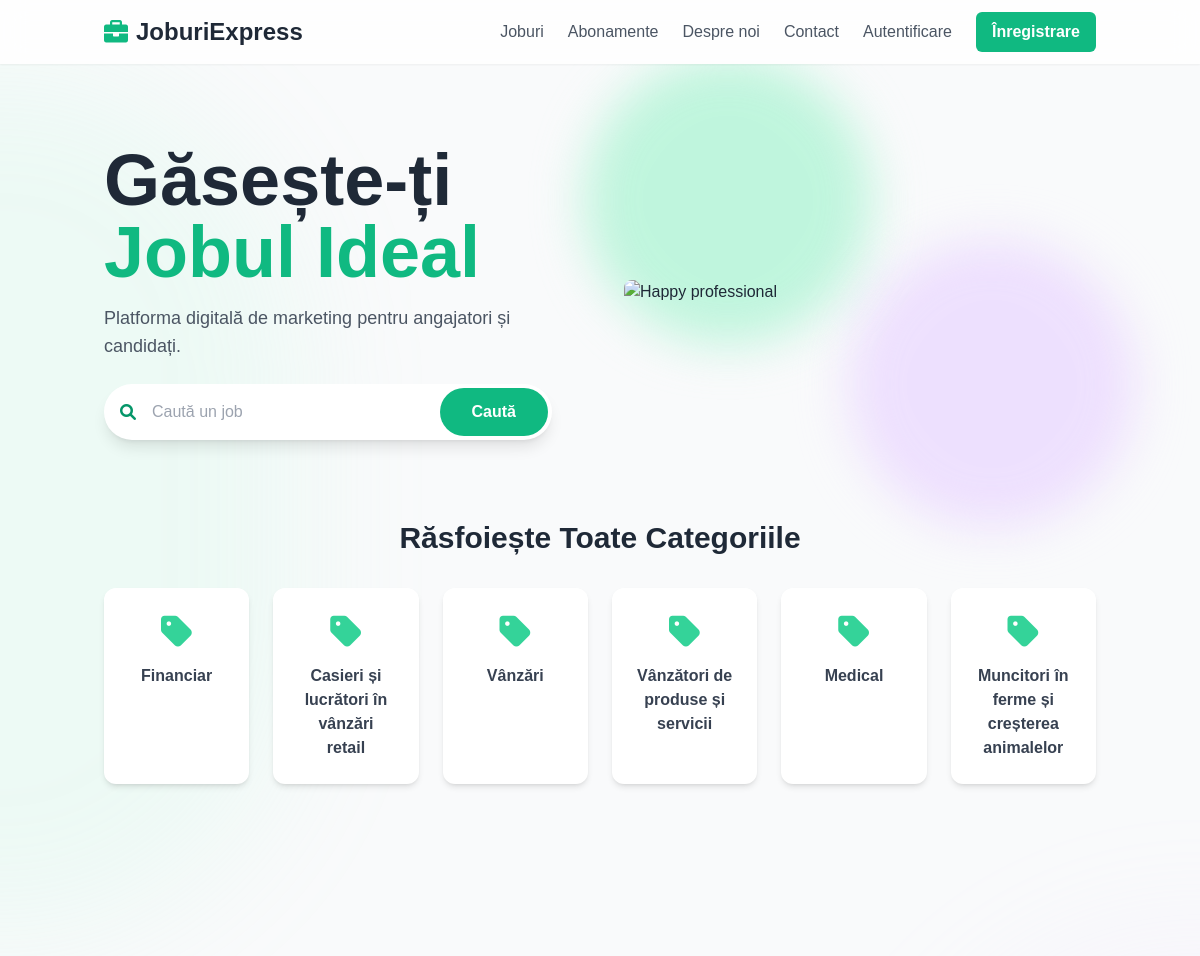
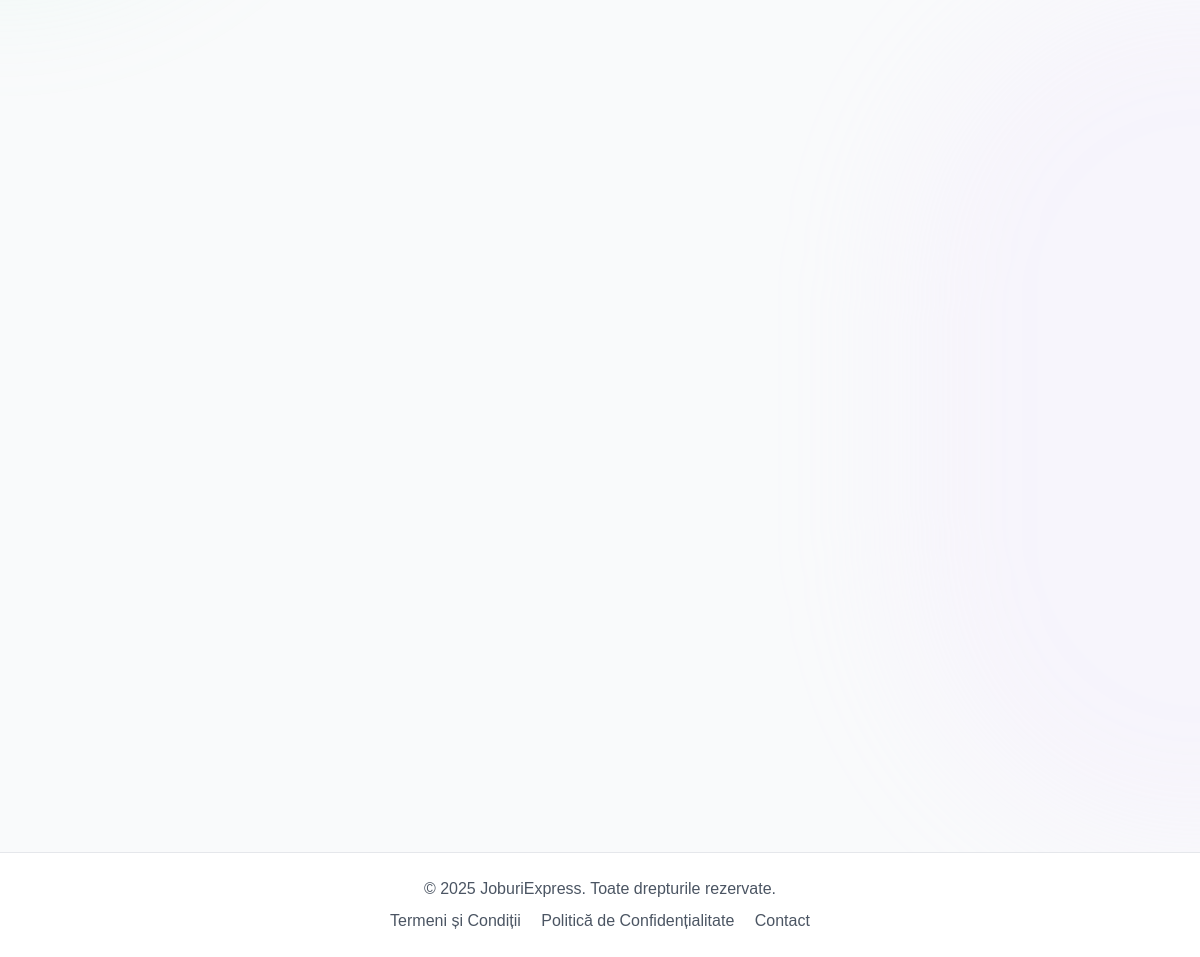
The page / on the database its author committed (2 pictures, top to bottom).
### jobs/models.py (models this page shows, shortened)
class Category(models.Model):
    name = models.CharField(max_length=100, unique=True)
    slug = models.SlugField(max_length=120, unique=True, blank=True)
    class Meta:
        verbose_name_plural = "Categories"
        ordering = ['name']

### core/views.py (the view)
# urls.py: path('', views.HomeView.as_view(), name='home'),
class HomeView(TemplateView):
    template_name = "core/home.html"
    def get_context_data(self, **kwargs):
        context = super().get_context_data(**kwargs)
        context['categories'] = Category.objects.order_by('?')[:6]
        context['recent_jobs'] = Job.objects.filter(is_published=True).select_related(
            'company', 'category', 'company__companyprofile'
        ).order_by('-created_at')[:4] # Limit to 4 recent jobs
        return context

### templates/core/home.html (shortened to what this page needs)
{% extends 'base.html' %}
{% load static %}
{% block content %}
<div class="relative overflow-hidden">
    <div class="absolute top-0 -left-1/4 w-1/2 h-1/2 bg-emerald-200/30 rounded-full filter blur-3xl opacity-50 animate-pulse"></div>
    <div class="absolute bottom-0 -right-1/4 w-1/2 h-1/2 bg-purple-200/30 rounded-full filter blur-3xl opacity-50 animate-pulse-delay"></div>
    <div class="container mx-auto px-4 py-8 relative z-10">
        <div class="grid md:grid-cols-2 gap-12 items-center mb-20 pt-12">
            <div class="text-left">
                <h1 class="text-5xl md:text-7xl font-bold text-gray-800 mb-4 leading-tight">Găsește-ți <br><span class="text-emerald-500" id="typewriter"></span></h1>
                <p class="text-lg text-gray-600 max-w-md mb-6">Platforma digitală de marketing pentru angajatori și candidați.</p>
                <form action="{% url 'jobs:job_list' %}" method="get" class="flex items-center bg-white rounded-full shadow-lg max-w-md">
                    <div class="relative flex-grow">
                        <div class="absolute inset-y-0 left-0 pl-4 flex items-center pointer-events-none">
                            <i class="fas fa-search text-emerald-600"></i>
                        </div>
                        <input type="text" class="w-full pl-12 pr-4 py-3 bg-transparent border-none text-gray-700 rounded-full focus:ring-0" id="keywords" name="q" placeholder="Caută un job">
                    </div>
                    <button type="submit" class="bg-emerald-500 hover:bg-emerald-600 text-white font-bold py-3 px-8 rounded-full transition duration-300 m-1">Caută</button>
                </form>
            </div>
            <div class="hidden md:block relative">
                <div class="absolute -top-10 -right-10 w-72 h-72 bg-purple-200 rounded-full mix-blend-multiply filter blur-xl opacity-70 animate-blob"></div>
                <div class="absolute -bottom-10 -left-10 w-72 h-72 bg-emerald-200 rounded-full mix-blend-multiply filter blur-xl opacity-70 animate-blob animation-delay-2000"></div>
                <img src="https://images.unsplash.com/photo-1521791136064-7986c2920216?q=80&w=2069&auto=format&fit=crop" alt="Happy professional" class="rounded-lg shadow-2xl relative">
            </div>
        </div>
        <div class="mb-20 scroll-animate">
            <h2 class="text-3xl font-bold text-center text-gray-800 mb-8">Răsfoiește Toate Categoriile</h2>
            <div class="grid grid-cols-2 sm:grid-cols-3 md:grid-cols-4 lg:grid-cols-6 gap-6">
                {% for category in categories %}
                <a href="{% url 'jobs:job_list' %}?category={{ category.slug }}" class="block p-6 bg-white rounded-xl shadow-md hover:shadow-xl hover:-translate-y-1 transition-all duration-300 text-center text-gray-700 hover:text-emerald-500">
                    <i class="fas fa-tag text-4xl text-emerald-400 mb-3"></i>
                    <h5 class="font-semibold">{{ category.name }}</h5>
                </a>
                {% empty %}
                <p class="col-span-full text-center text-gray-500">Nicio categorie disponibilă momentan.</p>
                {% endfor %}
            </div>
        </div>
</div>
{% endblock %}

### templates/base.html (style rules this page uses)
body { display: flex; flex-direction: column; min-height: 100vh; font-family: sans-serif; }

### templates/core/home.html (style rules this page uses)
.scroll-animate { opacity: 0; transform: translateY(30px); transition: opacity 0.6s ease-out, transform 0.6s ease-out; }
.scroll-animate.is-visible { opacity: 1; transform: translateY(0); }

### rows shown on the page
Category: name "Financiar"
Category: name "Casieri și lucrători în vânzări retail"
Category: name "Vânzări"
Category: name "Vânzători de produse și servicii"
Category: name "Medical"
Category: name "Muncitori în ferme și creșterea animalelor"
